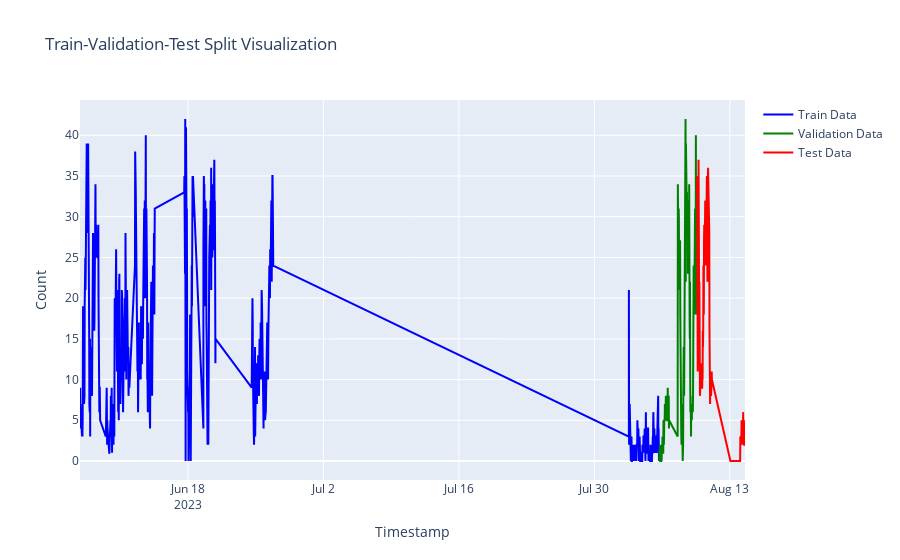

Notebook code cell kept with this figure:
### Code cell
# Create a line chart to visualize the train-validation-test split using Plotly graph objects
fig = go.Figure()

# Plotting the training data
fig.add_trace(go.Scatter(x=train.index, y=train[target], mode='lines', name='Train Data', line=dict(color='blue')))

# Plotting the validation data
fig.add_trace(go.Scatter(x=valid.index, y=valid[target], mode='lines', name='Validation Data', line=dict(color='green')))

# Plotting the test data
fig.add_trace(go.Scatter(x=test.index, y=test[target], mode='lines', name='Test Data', line=dict(color='red')))

# Setting the layout for the plot
fig.update_layout(title='Train-Validation-Test Split Visualization', xaxis_title='Timestamp', yaxis_title='Count')

# Display the plot
fig.show()

### Figure 1 — Plotly figure (JSON) as saved in the notebook; plotly's stock layout.template omitted (floating-point values rounded to 4 significant figures; data arrays with more than 128 entries replaced by an {"elided": "..."} marker saying what was removed)
{"data": [{"line": {"color": "blue"}, "mode": "lines", "name": "Train Data", "type": "scatter", "x": {"elided": "677 str values"}, "y": {"elided": "677 int values"}}, {"line": {"color": "green"}, "mode": "lines", "name": "Validation Data", "type": "scatter", "x": {"elided": "145 str values"}, "y": {"elided": "145 int values"}}, {"line": {"color": "red"}, "mode": "lines", "name": "Test Data", "type": "scatter", "x": {"elided": "146 str values"}, "y": {"elided": "146 int values"}}], "layout": {"title": {"text": "Train-Validation-Test Split Visualization"}, "xaxis": {"title": {"text": "Timestamp"}}, "yaxis": {"title": {"text": "Count"}}}}
